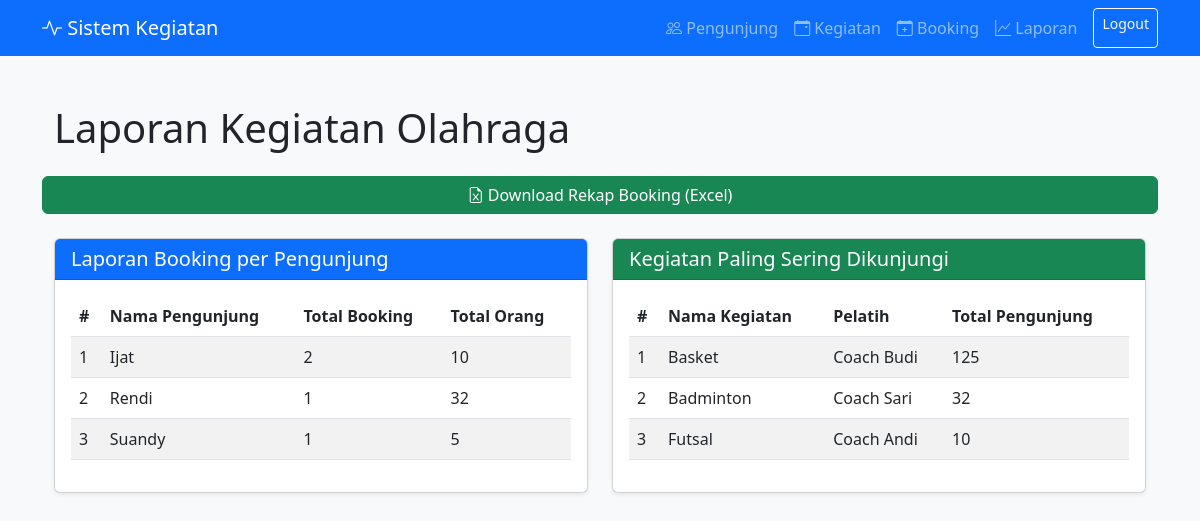
/laporan.php (signed in), run on the app's committed database.
### tables this page shows
CREATE TABLE `pengunjung` (
  `id_pengunjung` int(11) NOT NULL,
  `nama` varchar(100) NOT NULL,
  `alamat` text NOT NULL,
  `no_telepon` varchar(20) DEFAULT NULL,
  `email` varchar(100) DEFAULT NULL,
  `tanggal_daftar` date NOT NULL
);

CREATE TABLE `kegiatan` (
  `id_kegiatan` int(11) NOT NULL,
  `nama_kegiatan` varchar(255) NOT NULL,
  `pelatih` varchar(100) NOT NULL,
  `waktu_mulai` time NOT NULL,
  `waktu_selesai` time NOT NULL,
  `batas_pengunjung` int(11) NOT NULL,
  `lokasi` varchar(100) NOT NULL,
  `status` enum('aktif','nonaktif') NOT NULL DEFAULT 'aktif'
);

### laporan.php (the view, shortened to what this page needs)
<?php
include 'config.php';
include 'header.php';
$sql_pengunjung = "SELECT p.id_pengunjung, p.nama, COUNT(b.id_booking) AS total_booking, SUM(d.jumlah_orang) AS total_orang
              FROM pengunjung p
              JOIN booking_kegiatan b ON p.id_pengunjung = b.id_pengunjung
              JOIN detail_booking d ON b.id_booking = d.id_booking
              GROUP BY p.id_pengunjung, p.nama
              ORDER BY total_booking DESC";
$res_pengunjung = mysqli_query($conn, $sql_pengunjung);
$sql_kegiatan = "SELECT k.id_kegiatan, k.nama_kegiatan, k.pelatih, SUM(d.jumlah_orang) AS total_dikunjungi
             FROM kegiatan k
             JOIN booking_kegiatan b ON k.id_kegiatan = b.id_kegiatan
             JOIN detail_booking d ON b.id_booking = d.id_booking
             GROUP BY k.id_kegiatan, k.nama_kegiatan, k.pelatih
             HAVING total_dikunjungi > 0
             ORDER BY total_dikunjungi DESC
             LIMIT 10";
$res_kegiatan = mysqli_query($conn, $sql_kegiatan);
?>
<div class="container mt-5">
  <h1 class="mb-4">Laporan Kegiatan Olahraga</h1>
  <div class="row">
  <a href="export_booking.php" class="btn btn-success mb-4">
  <i class="bi bi-file-earmark-excel"></i> Download Rekap Booking (Excel)
</a>
    <div class="col-md-6">
      <div class="card mb-4 shadow-sm">
        <div class="card-header bg-primary text-white">
          <h5 class="mb-0">Laporan Booking per Pengunjung</h5>
        </div>
        <div class="card-body">
          <table class="table table-striped">
            <thead>
              <tr>
                <th>#</th>
                <th>Nama Pengunjung</th>
                <th>Total Booking</th>
                <th>Total Orang</th>
              </tr>
            </thead>
            <tbody>
              <?php $i=1; while($row = mysqli_fetch_assoc($res_pengunjung)): ?>
              <tr>
                <td><?= $i++; ?></td>
                <td><?= htmlspecialchars($row['nama']); ?></td>
                <td><?= $row['total_booking']; ?></td>
                <td><?= $row['total_orang']; ?></td>
              </tr>
              <?php endwhile; ?>
            </tbody>
          </table>
        </div>
      </div>
    </div>
    <div class="col-md-6">
      <div class="card mb-4 shadow-sm">
        <div class="card-header bg-success text-white">
          <h5 class="mb-0">Kegiatan Paling Sering Dikunjungi</h5>
        </div>
        <div class="card-body">
          <table class="table table-striped">
            <thead>
              <tr>
                <th>#</th>
                <th>Nama Kegiatan</th>
                <th>Pelatih</th>
                <th>Total Pengunjung</th>
              </tr>
            </thead>
            <tbody>
              <?php $j=1; while($row = mysqli_fetch_assoc($res_kegiatan)): ?>
              <tr>
                <td><?= $j++; ?></td>
                <td><?= htmlspecialchars($row['nama_kegiatan']); ?></td>
                <td><?= htmlspecialchars($row['pelatih']); ?></td>
                <td><?= $row['total_dikunjungi']; ?></td>
              </tr>
              <?php endwhile; ?>
            </tbody>
          </table>
        </div>
      </div>
    </div>
  </div>
</div>
<?php include 'footer.php'; ?>

### data on the page
pengunjung: nama "Ijat", total_booking "2", total_orang "10"
pengunjung: nama "Rendi", total_booking "1", total_orang "32"
pengunjung: nama "Suandy", total_booking "1", total_orang "5"
kegiatan: nama_kegiatan "Basket", pelatih "Coach Budi", total_dikunjungi "125"
kegiatan: nama_kegiatan "Badminton", pelatih "Coach Sari", total_dikunjungi "32"
kegiatan: nama_kegiatan "Futsal", pelatih "Coach Andi", total_dikunjungi "10"
